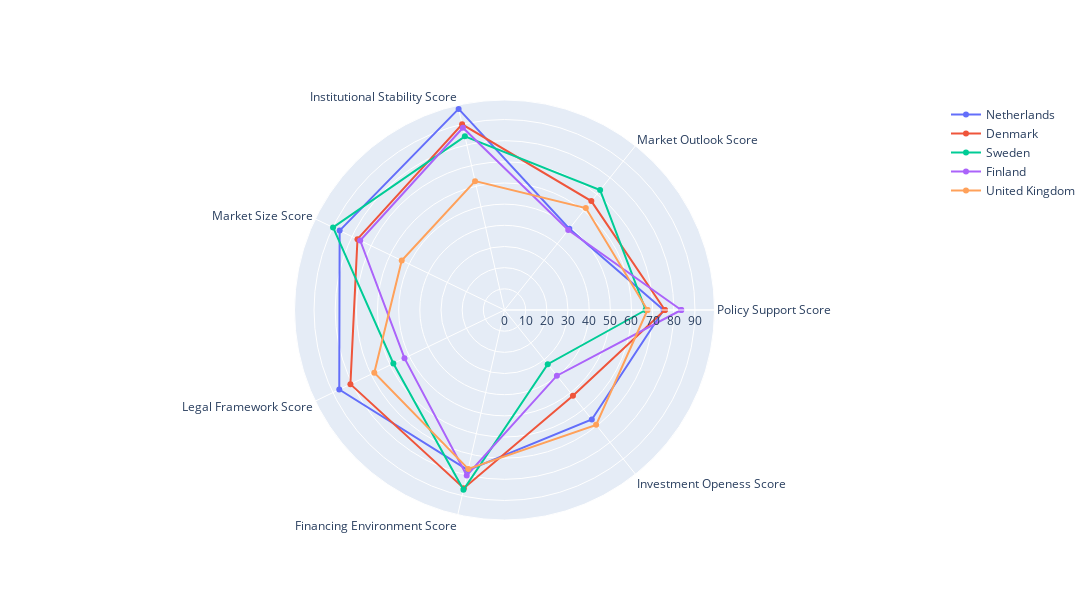

Write notebook code for a chart like this one.
### Code cell
# Top 5
top_5 = radar_chart(rw_categories,"Country", "Overall Score", 1, 5)

### Figure 1 — Plotly figure (JSON) as saved in the notebook; plotly's stock layout.template omitted (floating-point values rounded to 4 significant figures)
{"data": [{"name": "Netherlands", "r": [75.17, 49.15, 97.45, 86.45, 86.65, 77.6, 66.18, 75.17], "theta": ["Policy Support Score", "Market Outlook Score", "Institutional Stability Score", "Market Size Score", "Legal Framework Score", "Financing Environment Score", "Investment Openess Score", "Policy Support Score"], "type": "scatterpolar"}, {"name": "Denmark", "r": [75.78, 65.8, 89.98, 77.1, 80.8, 86.35, 51.87, 75.78], "theta": ["Policy Support Score", "Market Outlook Score", "Institutional Stability Score", "Market Size Score", "Legal Framework Score", "Financing Environment Score", "Investment Openess Score", "Policy Support Score"], "type": "scatterpolar"}, {"name": "Sweden", "r": [66.7, 72.45, 84.15, 89.9, 58.28, 87.15, 32.77, 66.7], "theta": ["Policy Support Score", "Market Outlook Score", "Institutional Stability Score", "Market Size Score", "Legal Framework Score", "Financing Environment Score", "Investment Openess Score", "Policy Support Score"], "type": "scatterpolar"}, {"name": "Finland", "r": [83.5, 48.3, 88.3, 75.68, 52.45, 80.22, 39.7, 83.5], "theta": ["Policy Support Score", "Market Outlook Score", "Institutional Stability Score", "Market Size Score", "Legal Framework Score", "Financing Environment Score", "Investment Openess Score", "Policy Support Score"], "type": "scatterpolar"}, {"name": "United Kingdom", "r": [67.55, 61.62, 62.45, 53.9, 68.28, 77.03, 69.42, 67.55], "theta": ["Policy Support Score", "Market Outlook Score", "Institutional Stability Score", "Market Size Score", "Legal Framework Score", "Financing Environment Score", "Investment Openess Score", "Policy Support Score"], "type": "scatterpolar"}], "layout": {"autosize": false, "height": 600, "polar": {"radialaxis": {"visible": true}}, "width": 1200}}
